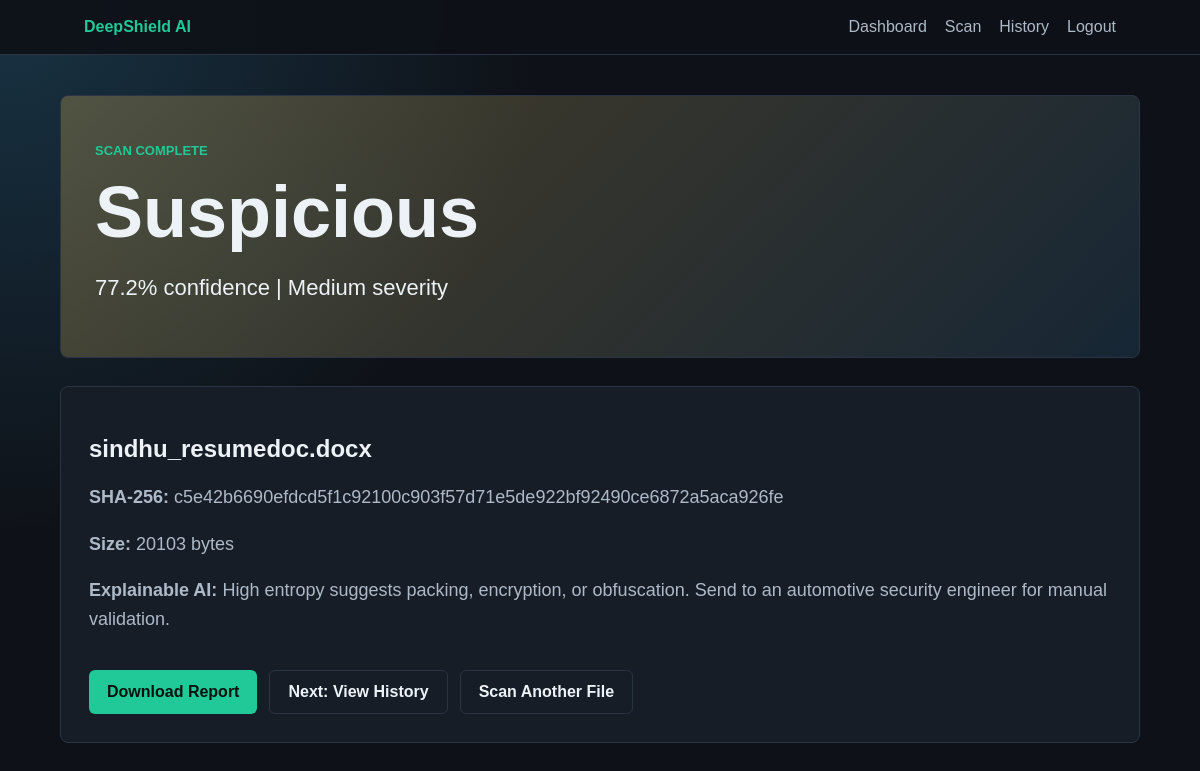
Page /result/2 (signed in) on the committed database.
### tables this page shows
CREATE TABLE scans (
            id INTEGER PRIMARY KEY AUTOINCREMENT,
            username TEXT NOT NULL,
            filename TEXT NOT NULL,
            file_hash TEXT NOT NULL,
            file_size INTEGER NOT NULL,
            classification TEXT NOT NULL,
            confidence REAL NOT NULL,
            severity TEXT NOT NULL,
            insights TEXT NOT NULL,
            scanned_at TEXT NOT NULL
        );

### app.py (the view)
@app.route("/result/<int:scan_id>")
def result(scan_id):
    if not login_required():
        return redirect(url_for("login"))
    conn = get_db()
    row = conn.execute(
        "SELECT * FROM scans WHERE id = ? AND username = ?", (scan_id, session["username"])
    ).fetchone()
    conn.close()
    if not row:
        flash("Scan result was not found.", "error")
        return redirect(url_for("history"))
    return render_template("result.html", row=row)

### app.py (called while the page is built)
def get_db():
    conn = sqlite3.connect(DB_PATH)
    conn.row_factory = sqlite3.Row
    return conn

def login_required():
    return "username" in session

@app.before_request
def setup_once():
    init_db()

### templates/result.html
{% extends "base.html" %}
{% block content %}
<section class="result {{ row.classification|lower }}">
  <p class="eyebrow">Scan complete</p>
  <h1>{{ row.classification }}</h1>
  <p class="confidence">{{ row.confidence }}% confidence | {{ row.severity }} severity</p>
</section>
<section class="panel wide">
  <h2>{{ row.filename }}</h2>
  <p><strong>SHA-256:</strong> {{ row.file_hash }}</p>
  <p><strong>Size:</strong> {{ row.file_size }} bytes</p>
  <p><strong>Explainable AI:</strong> {{ row.insights }}</p>
  <div class="actions">
    <a class="button" href="{{ url_for('report', scan_id=row.id) }}">Download Report</a>
    <a class="button secondary" href="{{ url_for('history') }}">Next: View History</a>
    <a class="button secondary" href="{{ url_for('scan') }}">Scan Another File</a>
  </div>
</section>
{% endblock %}

### static/style.css (style rules this page uses)
:root { --bg: #0e1117; --panel: #171d27; --line: #2a3444; --text: #edf2f7; --muted: #aeb9c7; --accent: #20c997; --accent-2: #49a6e9; --danger: #ff5c77; --warn: #ffc857; }
* { box-sizing: border-box; }
body { margin: 0; font-family: Arial, Helvetica, sans-serif; color: var(--text); background: radial-gradient(circle at top left, #183344 0, var(--bg) 34rem); }
a { color: inherit; text-decoration: none; }
.hero h1, .header h1, .panel h1, .result h1 { font-size: clamp(38px, 7vw, 72px); margin: 8px 0 18px; letter-spacing: 0; }
.hero p, .header p, .panel p { color: var(--muted); font-size: 18px; line-height: 1.6; }
.eyebrow { color: var(--accent); text-transform: uppercase; font-size: 13px; letter-spacing: 0; font-weight: 700; }
.panel { background: var(--panel); border: 1px solid var(--line); border-radius: 8px; padding: 28px; }
.wide { margin-top: 28px; }
button, .button { display: inline-flex; align-items: center; justify-content: center; min-height: 44px; border: 0; border-radius: 6px; padding: 12px 18px; margin-top: 18px; background: var(--accent); color: #07120f; font-weight: 800; cursor: pointer; }
.secondary { background: transparent; color: var(--text); border: 1px solid var(--line); }
.result { border-radius: 8px; padding: 34px; margin-bottom: 24px; background: linear-gradient(135deg, rgba(32, 201, 151, 0.22), rgba(73, 166, 233, 0.18)); border: 1px solid var(--line); }
.result.suspicious { background: linear-gradient(135deg, rgba(255, 200, 87, 0.25), rgba(73, 166, 233, 0.14)); }
.confidence { font-size: 22px; }
.actions { display: flex; flex-wrap: wrap; gap: 12px; }

### rows in the picture
scans: classification "Suspicious", confidence "77.2", severity "Medium", filename "sindhu_resumedoc.docx", file_hash "c5e42b6690efdcd5f1c92100c903f57d71e5de922bf92490ce6872a5aca926fe", file_size "20103", insights "High entropy suggests packing, encryption, or obfuscation. Send to an automotive security engineer for manual validation."
